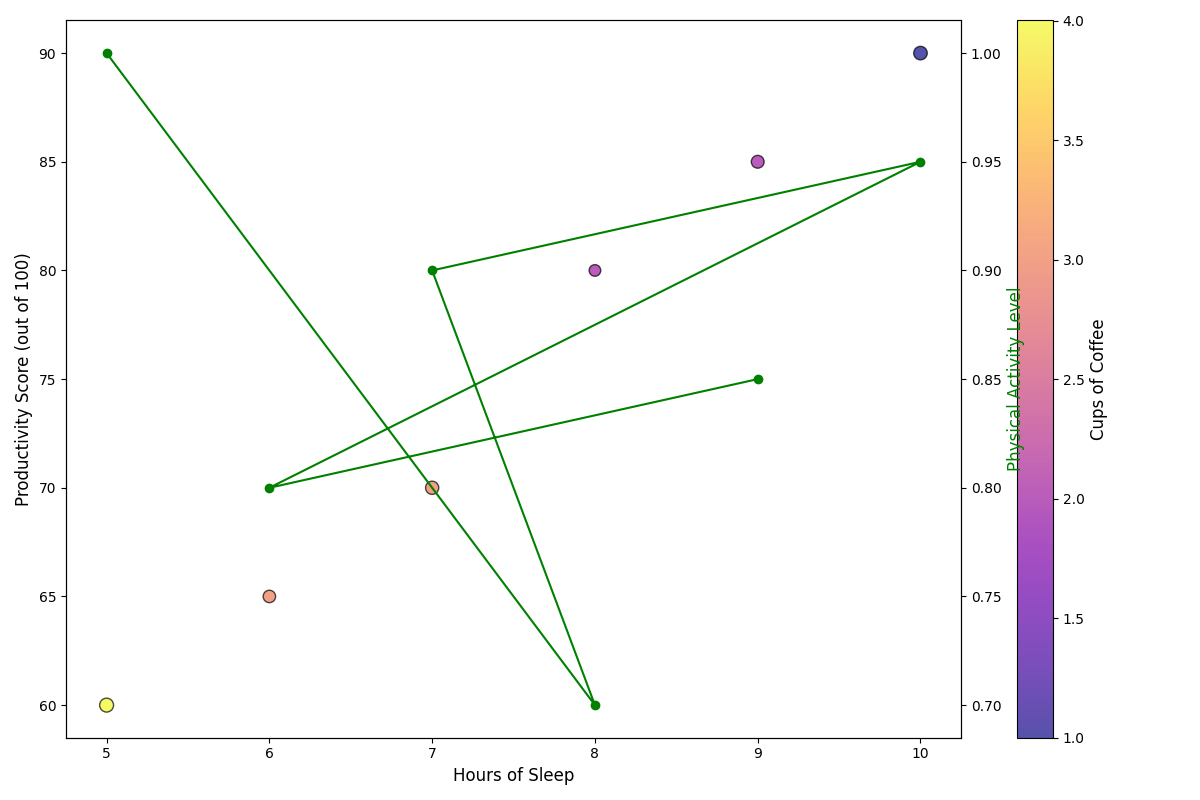

Write Python code to recreate this figure.
import matplotlib.pyplot as plt
import numpy as np

# Manually shuffled data arrays
sleep_hours = np.array([9, 6, 10, 7, 8, 5])
coffee_cups = np.array([2, 3, 1, 3, 2, 4])
productivity_scores = np.array([85, 65, 90, 70, 80, 60])
activity_levels = np.array([0.85, 0.8, 0.95, 0.9, 0.7, 1])

fig, ax1 = plt.subplots(figsize=(12, 8))

scatter = ax1.scatter(
    sleep_hours, 
    productivity_scores, 
    c=coffee_cups, 
    cmap='plasma', 
    s=100 * activity_levels, 
    edgecolor='k', 
    alpha=0.7
)

cbar = plt.colorbar(scatter)
cbar.set_label('Cups of Coffee', fontsize=12)

ax1.set_xlabel('Hours of Sleep', fontsize=12)
ax1.set_ylabel('Productivity Score (out of 100)', fontsize=12)

ax2 = ax1.twinx()
ax2.plot(sleep_hours, activity_levels, color='green', marker='o', linestyle='-')
ax2.set_ylabel('Physical Activity Level', fontsize=12, color='green')

plt.tight_layout()
plt.show()
